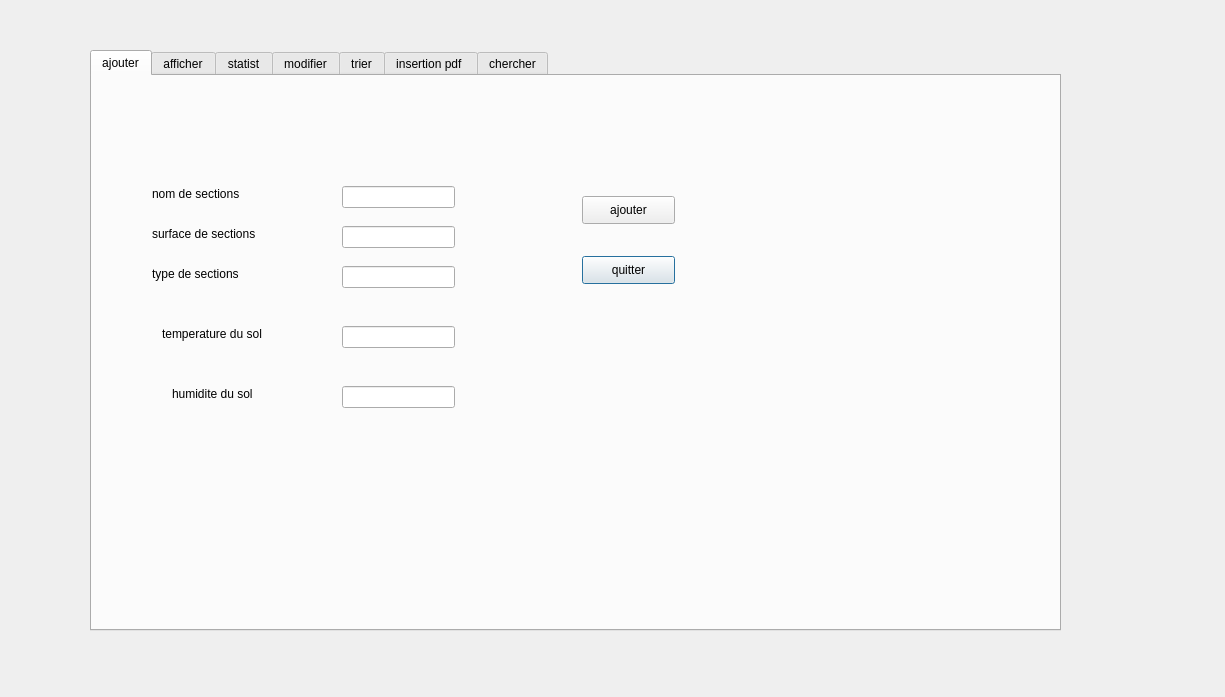
<?xml version="1.0" encoding="UTF-8"?>
<ui version="4.0">
 <class>mainwindow_gs</class>
 <widget class="QDialog" name="mainwindow_gs">
  <property name="geometry">
   <rect>
    <x>0</x>
    <y>0</y>
    <width>1225</width>
    <height>697</height>
   </rect>
  </property>
  <property name="windowTitle">
   <string>Dialog</string>
  </property>
  <widget class="QTabWidget" name="aaa">
   <property name="geometry">
    <rect>
     <x>90</x>
     <y>50</y>
     <width>971</width>
     <height>581</height>
    </rect>
   </property>
   <property name="currentIndex">
    <number>0</number>
   </property>
   <widget class="QWidget" name="tab_3_GS">
    <attribute name="title">
     <string>ajouter</string>
    </attribute>
    <widget class="QLineEdit" name="lineEdit_surface_GS">
     <property name="geometry">
      <rect>
       <x>250</x>
       <y>190</y>
       <width>113</width>
       <height>22</height>
      </rect>
     </property>
    </widget>
    <widget class="QLabel" name="label_5_GS">
     <property name="geometry">
      <rect>
       <x>60</x>
       <y>190</y>
       <width>101</width>
       <height>16</height>
      </rect>
     </property>
     <property name="text">
      <string>type de sections </string>
     </property>
    </widget>
    <widget class="QLineEdit" name="lineEdit_type_GS">
     <property name="geometry">
      <rect>
       <x>250</x>
       <y>150</y>
       <width>113</width>
       <height>22</height>
      </rect>
     </property>
    </widget>
    <widget class="QLabel" name="label_4_GS">
     <property name="geometry">
      <rect>
       <x>60</x>
       <y>150</y>
       <width>121</width>
       <height>16</height>
      </rect>
     </property>
     <property name="text">
      <string>surface de sections </string>
     </property>
    </widget>
    <widget class="QPushButton" name="quitter_GS">
     <property name="geometry">
      <rect>
       <x>490</x>
       <y>180</y>
       <width>93</width>
       <height>28</height>
      </rect>
     </property>
     <property name="text">
      <string>quitter</string>
     </property>
    </widget>
    <widget class="QLabel" name="label_3_GS">
     <property name="geometry">
      <rect>
       <x>60</x>
       <y>110</y>
       <width>131</width>
       <height>16</height>
      </rect>
     </property>
     <property name="text">
      <string>nom de sections </string>
     </property>
    </widget>
    <widget class="QLineEdit" name="lineEdit_nom_GS">
     <property name="geometry">
      <rect>
       <x>250</x>
       <y>110</y>
       <width>113</width>
       <height>22</height>
      </rect>
     </property>
    </widget>
    <widget class="QPushButton" name="ajouter_GS">
     <property name="geometry">
      <rect>
       <x>490</x>
       <y>120</y>
       <width>93</width>
       <height>28</height>
      </rect>
     </property>
     <property name="text">
      <string>ajouter</string>
     </property>
    </widget>
    <widget class="QLineEdit" name="lineEdit_temperature_GS">
     <property name="geometry">
      <rect>
       <x>250</x>
       <y>250</y>
       <width>113</width>
       <height>22</height>
      </rect>
     </property>
    </widget>
    <widget class="QLineEdit" name="lineEdit_mineralLevel_GS">
     <property name="geometry">
      <rect>
       <x>250</x>
       <y>310</y>
       <width>113</width>
       <height>22</height>
      </rect>
     </property>
    </widget>
    <widget class="QLabel" name="label_14_GS">
     <property name="geometry">
      <rect>
       <x>70</x>
       <y>250</y>
       <width>161</width>
       <height>16</height>
      </rect>
     </property>
     <property name="text">
      <string>temperature du sol </string>
     </property>
    </widget>
    <widget class="QLabel" name="label_23_GS">
     <property name="geometry">
      <rect>
       <x>80</x>
       <y>310</y>
       <width>101</width>
       <height>16</height>
      </rect>
     </property>
     <property name="text">
      <string>humidite du sol</string>
     </property>
    </widget>
   </widget>
   <widget class="QWidget" name="tab_4_GS">
    <attribute name="title">
     <string>afficher</string>
    </attribute>
    <widget class="QTableView" name="tableView_GS">
     <property name="geometry">
      <rect>
       <x>380</x>
       <y>10</y>
       <width>631</width>
       <height>531</height>
      </rect>
     </property>
    </widget>
    <widget class="QLabel" name="label_7_GS">
     <property name="geometry">
      <rect>
       <x>-30</x>
       <y>-50</y>
       <width>1071</width>
       <height>711</height>
      </rect>
     </property>
     <property name="text">
      <string/>
     </property>
     <property name="pixmap">
      <pixmap>../../../../Downloads/380628177_1066545568114571_5318339656657064090_n.png</pixmap>
     </property>
     <property name="scaledContents">
      <bool>true</bool>
     </property>
    </widget>
    <widget class="QLabel" name="label_2_GS">
     <property name="geometry">
      <rect>
       <x>600</x>
       <y>610</y>
       <width>56</width>
       <height>16</height>
      </rect>
     </property>
     <property name="text">
      <string>nom</string>
     </property>
    </widget>
    <widget class="QLabel" name="label_15_GS">
     <property name="geometry">
      <rect>
       <x>630</x>
       <y>610</y>
       <width>56</width>
       <height>16</height>
      </rect>
     </property>
     <property name="text">
      <string>nom</string>
     </property>
    </widget>
    <widget class="QLabel" name="label_16_GS">
     <property name="geometry">
      <rect>
       <x>40</x>
       <y>40</y>
       <width>56</width>
       <height>16</height>
      </rect>
     </property>
     <property name="text">
      <string>nom</string>
     </property>
    </widget>
    <widget class="QLineEdit" name="lineEdit_nom_supp_2_GS">
     <property name="geometry">
      <rect>
       <x>110</x>
       <y>40</y>
       <width>113</width>
       <height>22</height>
      </rect>
     </property>
    </widget>
    <widget class="QPushButton" name="pushButton_3_GS">
     <property name="geometry">
      <rect>
       <x>260</x>
       <y>40</y>
       <width>93</width>
       <height>28</height>
      </rect>
     </property>
     <property name="text">
      <string>supprimer</string>
     </property>
    </widget>
    <widget class="QLabel" name="label_17_GS">
     <property name="geometry">
      <rect>
       <x>10</x>
       <y>90</y>
       <width>101</width>
       <height>16</height>
      </rect>
     </property>
     <property name="text">
      <string>le nom a modifier </string>
     </property>
    </widget>
    <widget class="QLineEdit" name="lineEdit_nom_3_GS">
     <property name="geometry">
      <rect>
       <x>150</x>
       <y>90</y>
       <width>113</width>
       <height>22</height>
      </rect>
     </property>
    </widget>
    <widget class="QLabel" name="label_18_GS">
     <property name="geometry">
      <rect>
       <x>10</x>
       <y>130</y>
       <width>101</width>
       <height>16</height>
      </rect>
     </property>
     <property name="text">
      <string>surface a modifier </string>
     </property>
    </widget>
    <widget class="QLineEdit" name="lineEdit_type_3_GS">
     <property name="geometry">
      <rect>
       <x>150</x>
       <y>130</y>
       <width>113</width>
       <height>22</height>
      </rect>
     </property>
    </widget>
    <widget class="QLabel" name="label_19_GS">
     <property name="geometry">
      <rect>
       <x>10</x>
       <y>170</y>
       <width>101</width>
       <height>16</height>
      </rect>
     </property>
     <property name="text">
      <string>type a modifier </string>
     </property>
    </widget>
    <widget class="QLineEdit" name="lineEdit_surface_3_GS">
     <property name="geometry">
      <rect>
       <x>150</x>
       <y>170</y>
       <width>113</width>
       <height>22</height>
      </rect>
     </property>
    </widget>
    <widget class="QPushButton" name="modifier_2_GS">
     <property name="geometry">
      <rect>
       <x>270</x>
       <y>120</y>
       <width>93</width>
       <height>28</height>
      </rect>
     </property>
     <property name="text">
      <string>modifier</string>
     </property>
    </widget>
    <widget class="QLabel" name="label_21_GS">
     <property name="geometry">
      <rect>
       <x>20</x>
       <y>310</y>
       <width>221</width>
       <height>41</height>
      </rect>
     </property>
     <property name="text">
      <string>le nom a chercher </string>
     </property>
    </widget>
    <widget class="QComboBox" name="comboBoxAttribut_GS">
     <property name="geometry">
      <rect>
       <x>150</x>
       <y>320</y>
       <width>121</width>
       <height>22</height>
      </rect>
     </property>
     <item>
      <property name="text">
       <string>rechercher par </string>
      </property>
     </item>
     <item>
      <property name="text">
       <string>nom</string>
      </property>
     </item>
     <item>
      <property name="text">
       <string>type</string>
      </property>
     </item>
     <item>
      <property name="text">
       <string>surface</string>
      </property>
     </item>
     <item>
      <property name="text">
       <string>temperature </string>
      </property>
     </item>
     <item>
      <property name="text">
       <string>surface</string>
      </property>
     </item>
    </widget>
    <widget class="QPushButton" name="chercher_2_GS">
     <property name="geometry">
      <rect>
       <x>270</x>
       <y>360</y>
       <width>93</width>
       <height>28</height>
      </rect>
     </property>
     <property name="text">
      <string>chercher</string>
     </property>
    </widget>
    <widget class="QLineEdit" name="lineEditSearch_GS">
     <property name="geometry">
      <rect>
       <x>90</x>
       <y>380</y>
       <width>113</width>
       <height>22</height>
      </rect>
     </property>
    </widget>
    <widget class="QPushButton" name="pdf_2_GS">
     <property name="geometry">
      <rect>
       <x>270</x>
       <y>410</y>
       <width>93</width>
       <height>28</height>
      </rect>
     </property>
     <property name="text">
      <string>pdf</string>
     </property>
    </widget>
    <widget class="QComboBox" name="comboBoxAttribut_2_GS">
     <property name="geometry">
      <rect>
       <x>170</x>
       <y>450</y>
       <width>121</width>
       <height>22</height>
      </rect>
     </property>
     <item>
      <property name="text">
       <string>rechercher par </string>
      </property>
     </item>
     <item>
      <property name="text">
       <string>nom</string>
      </property>
     </item>
     <item>
      <property name="text">
       <string>type</string>
      </property>
     </item>
     <item>
      <property name="text">
       <string>surface</string>
      </property>
     </item>
     <item>
      <property name="text">
       <string>temperature </string>
      </property>
     </item>
     <item>
      <property name="text">
       <string>humidite </string>
      </property>
     </item>
    </widget>
    <widget class="QLabel" name="label_11_GS">
     <property name="geometry">
      <rect>
       <x>60</x>
       <y>340</y>
       <width>56</width>
       <height>16</height>
      </rect>
     </property>
     <property name="text">
      <string>trier par butt</string>
     </property>
    </widget>
    <widget class="QPushButton" name="trier_GS">
     <property name="geometry">
      <rect>
       <x>270</x>
       <y>510</y>
       <width>93</width>
       <height>28</height>
      </rect>
     </property>
     <property name="text">
      <string>trier</string>
     </property>
    </widget>
    <widget class="QLineEdit" name="lineEdit_temperature_3_GS">
     <property name="geometry">
      <rect>
       <x>150</x>
       <y>270</y>
       <width>113</width>
       <height>22</height>
      </rect>
     </property>
    </widget>
    <widget class="QLineEdit" name="lineEdit_mineralLevel_3_GS">
     <property name="geometry">
      <rect>
       <x>150</x>
       <y>220</y>
       <width>113</width>
       <height>22</height>
      </rect>
     </property>
    </widget>
    <widget class="QLabel" name="label_20_GS">
     <property name="geometry">
      <rect>
       <x>0</x>
       <y>220</y>
       <width>131</width>
       <height>16</height>
      </rect>
     </property>
     <property name="text">
      <string>temperature a modifier </string>
     </property>
    </widget>
    <widget class="QLabel" name="label_22_GS">
     <property name="geometry">
      <rect>
       <x>0</x>
       <y>270</y>
       <width>141</width>
       <height>20</height>
      </rect>
     </property>
     <property name="text">
      <string>humididte a modifier  a modifier </string>
     </property>
    </widget>
    <widget class="QPushButton" name="pushButton_GS">
     <property name="geometry">
      <rect>
       <x>250</x>
       <y>570</y>
       <width>93</width>
       <height>28</height>
      </rect>
     </property>
     <property name="text">
      <string>afficher lcd</string>
     </property>
    </widget>
    <zorder>label_7_GS</zorder>
    <zorder>tableView_GS</zorder>
    <zorder>label_2_GS</zorder>
    <zorder>label_15_GS</zorder>
    <zorder>label_16_GS</zorder>
    <zorder>lineEdit_nom_supp_2_GS</zorder>
    <zorder>pushButton_3_GS</zorder>
    <zorder>label_17_GS</zorder>
    <zorder>lineEdit_nom_3_GS</zorder>
    <zorder>label_18_GS</zorder>
    <zorder>lineEdit_type_3_GS</zorder>
    <zorder>label_19_GS</zorder>
    <zorder>lineEdit_surface_3_GS</zorder>
    <zorder>modifier_2_GS</zorder>
    <zorder>label_21_GS</zorder>
    <zorder>comboBoxAttribut_GS</zorder>
    <zorder>chercher_2_GS</zorder>
    <zorder>lineEditSearch_GS</zorder>
    <zorder>pdf_2_GS</zorder>
    <zorder>comboBoxAttribut_2_GS</zorder>
    <zorder>label_11_GS</zorder>
    <zorder>trier_GS</zorder>
    <zorder>lineEdit_temperature_3_GS</zorder>
    <zorder>lineEdit_mineralLevel_3_GS</zorder>
    <zorder>label_20_GS</zorder>
    <zorder>label_22_GS</zorder>
    <zorder>pushButton_GS</zorder>
   </widget>
   <widget class="QWidget" name="tab_5_GS">
    <attribute name="title">
     <string>statist</string>
    </attribute>
    <widget class="QLabel" name="label_6_GS">
     <property name="geometry">
      <rect>
       <x>-10</x>
       <y>-30</y>
       <width>1101</width>
       <height>731</height>
      </rect>
     </property>
     <property name="text">
      <string/>
     </property>
     <property name="pixmap">
      <pixmap>../../../../Downloads/380628177_1066545568114571_5318339656657064090_n (1).png</pixmap>
     </property>
     <property name="scaledContents">
      <bool>true</bool>
     </property>
    </widget>
    <widget class="QPushButton" name="displayTypeStatistics_GS">
     <property name="geometry">
      <rect>
       <x>60</x>
       <y>80</y>
       <width>93</width>
       <height>28</height>
      </rect>
     </property>
     <property name="text">
      <string>stat</string>
     </property>
    </widget>
    <widget class="QPushButton" name="displayTypeStatistics_2_GS">
     <property name="geometry">
      <rect>
       <x>740</x>
       <y>180</y>
       <width>93</width>
       <height>28</height>
      </rect>
     </property>
     <property name="text">
      <string>analyse</string>
     </property>
    </widget>
    <widget class="QLineEdit" name="lineEditTemperature_GS">
     <property name="geometry">
      <rect>
       <x>450</x>
       <y>170</y>
       <width>113</width>
       <height>22</height>
      </rect>
     </property>
    </widget>
    <widget class="QLineEdit" name="lineEditMineralLevel_GS">
     <property name="geometry">
      <rect>
       <x>450</x>
       <y>220</y>
       <width>113</width>
       <height>22</height>
      </rect>
     </property>
    </widget>
    <widget class="QLabel" name="label_12_GS">
     <property name="geometry">
      <rect>
       <x>290</x>
       <y>220</y>
       <width>151</width>
       <height>16</height>
      </rect>
     </property>
     <property name="text">
      <string>lineEditMineralLevel</string>
     </property>
    </widget>
    <widget class="QLabel" name="label_13_GS">
     <property name="geometry">
      <rect>
       <x>280</x>
       <y>170</y>
       <width>131</width>
       <height>16</height>
      </rect>
     </property>
     <property name="text">
      <string>lineEditTemperature</string>
     </property>
    </widget>
    <widget class="QPushButton" name="displayTypeStatistics_4_GS">
     <property name="geometry">
      <rect>
       <x>740</x>
       <y>240</y>
       <width>93</width>
       <height>28</height>
      </rect>
     </property>
     <property name="text">
      <string>conseil</string>
     </property>
    </widget>
   </widget>
   <widget class="QWidget" name="tab_6_GS">
    <attribute name="title">
     <string>modifier</string>
    </attribute>
    <widget class="QLabel" name="label_9">
     <property name="geometry">
      <rect>
       <x>-290</x>
       <y>-190</y>
       <width>1341</width>
       <height>851</height>
      </rect>
     </property>
     <property name="text">
      <string/>
     </property>
     <property name="pixmap">
      <pixmap>../../../../Downloads/380628177_1066545568114571_5318339656657064090_n (1).png</pixmap>
     </property>
     <property name="scaledContents">
      <bool>true</bool>
     </property>
    </widget>
   </widget>
   <widget class="QWidget" name="tab_7">
    <attribute name="title">
     <string>trier</string>
    </attribute>
   </widget>
   <widget class="QWidget" name="tab_8">
    <attribute name="title">
     <string>insertion pdf </string>
    </attribute>
    <widget class="QLabel" name="label_10">
     <property name="geometry">
      <rect>
       <x>-50</x>
       <y>-150</y>
       <width>1101</width>
       <height>731</height>
      </rect>
     </property>
     <property name="text">
      <string/>
     </property>
     <property name="pixmap">
      <pixmap>../../../../Downloads/380628177_1066545568114571_5318339656657064090_n (1).png</pixmap>
     </property>
     <property name="scaledContents">
      <bool>true</bool>
     </property>
    </widget>
   </widget>
   <widget class="QWidget" name="tab_9">
    <attribute name="title">
     <string>chercher</string>
    </attribute>
   </widget>
  </widget>
 </widget>
 <resources/>
 <connections/>
</ui>
